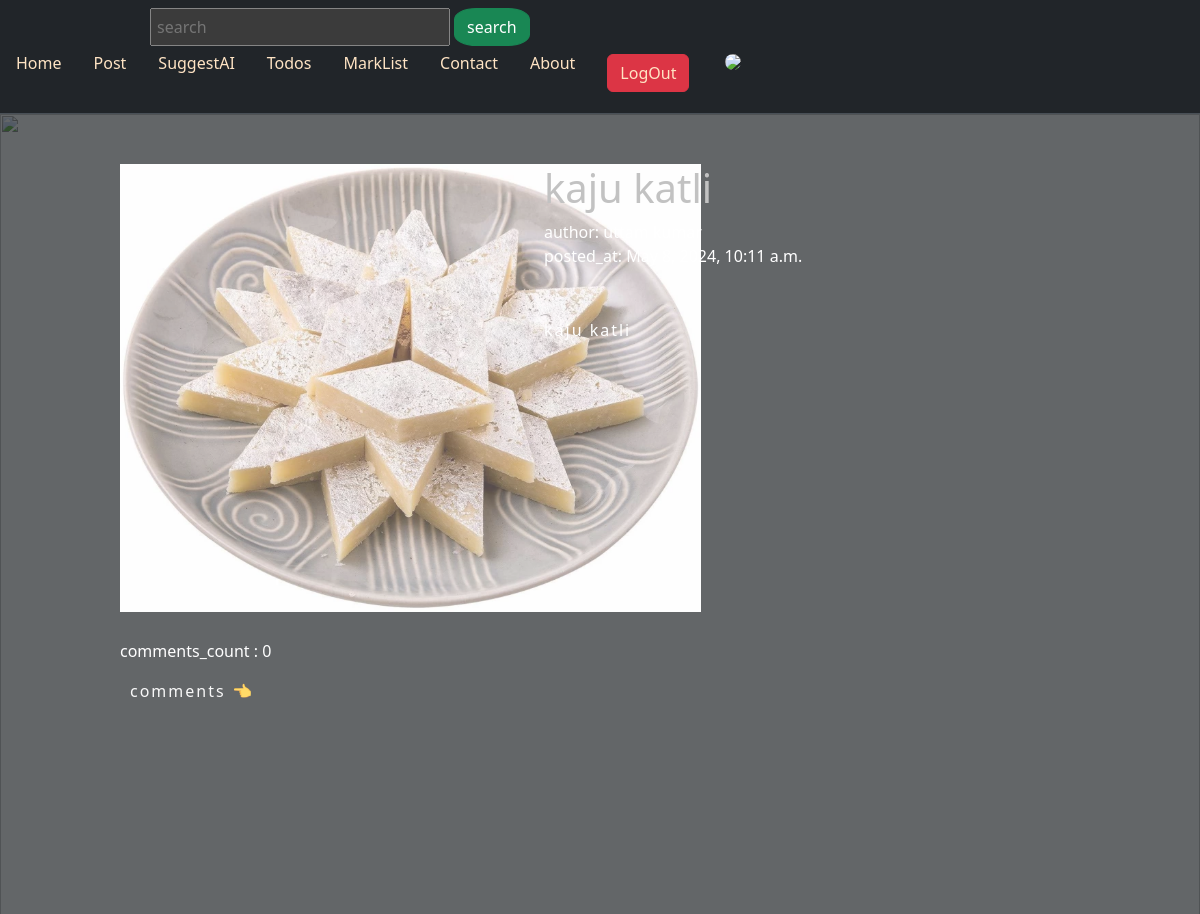
The page /post/kajukatli (signed in) on the database its author committed.
### posts/models.py (models this page shows, shortened)
class Post(models.Model):
    postId = models.AutoField(primary_key=True)
    title=models.CharField(max_length=250)
    subject=models.CharField(max_length=200)
    author=models.CharField(max_length=200)
    descriptions=models.TextField()
    url=models.CharField(max_length=150)
    image=models.ImageField(upload_to='post/')
    category = models.ForeignKey(Category, on_delete=models.CASCADE)
    created_at=models.DateTimeField(auto_now_add=True)
    def comment_count(self):
        return self.comment_set.all().count()
    def comments(self):
        return self.comment_set.all()

### authentication/middlewares.py (the view)
    def wrapped_view(request, *args, **kwargs):
        if request.user.is_authenticated == False:
            return redirect('authentication:signUp')
        return view_function(request, *args, **kwargs)

### posts/forms.py
class CommentForm(forms.ModelForm):
    comment =forms.CharField(label='',widget=forms.TextInput(attrs={'placeholder':'comment here...'}))
    class Meta:
        model = Comment
        fields = ('comment',)

### posts/views.py (called while the page is built)
@auth
def blog_page(request, url):
    post= Post.objects.get(url=url)
    if request.method == 'POST':
        comment_form =CommentForm(request.POST)
        if comment_form.is_valid():
            instance= comment_form.save(commit=False)
            instance.commented_on = post
            instance.save()
            return redirect('posts:blog_page', url=post.url)
    else:
        comment_form=CommentForm()
    context ={
        'post':post,
        'comment_form':comment_form,
    }
    return render(request, 'posts/blog_page.html', context )

### posts/templates/posts/blog_page.html (shortened to what this page needs)
{% extends "posts/base_layout.html" %}
{%load crispy_forms_tags %}
{% load static %}
{% block content %}
    <link rel="stylesheet" href="{% static 'posts/css/accordian.css' %}">
    <div class="bg-dark text-white" style="min-height: 100vh; opacity:70% ;">
        <section style="display: flex; column-gap: 100px; padding-left: 10%; padding-top: 50px;">
            <div style="width: 30%;">
            {% if post.image %}
                <img src="{{ post.image.url }}" alt="{{ post.title }} Image"
                    style="height:28rem; object-fit:contain;"
                >
            {% else %}
                <p></p>
            {% endif %}
            </div>
            <div style="width:65%;">
                <h1 style=" color: darkgrey;">{{post.title}}</h1>
                <div>
                    <div>author: {{post.author}}</div>
                    <div>posted_at: {{post.created_at}} </div>
                </div>
                <div style="margin-top: 50px; letter-spacing: 2px; max-width: 80%;">
                    {{post.descriptions}}
                </div>
            </div>
        </section>
        <section style="margin-left: 10%; margin-top: 30px;">
            <h6>comments_count : {{post.comment_count}}</h6>
            <div id="accordion" style="width: 70%;">
                <div class="accordion-item">
                    <div class="accordion-header" style="letter-spacing: 2px;">comments 👈</div>
                </div>
            </div>
        </section>
    </div>
{% endblock %}

### posts/static/posts/css/accordian.css (style rules this page uses)
.accordion-item { margin-bottom: 10px; }
.accordion-header { cursor: pointer; padding: 10px; color:whitesmoke }

### rows shown on the page
Post: image (picture), title "kaju katli", author "uttam kumar", created_at "May 8, 2024, 10:11 a.m.", descriptions "kaju katli", comment_count "0"
